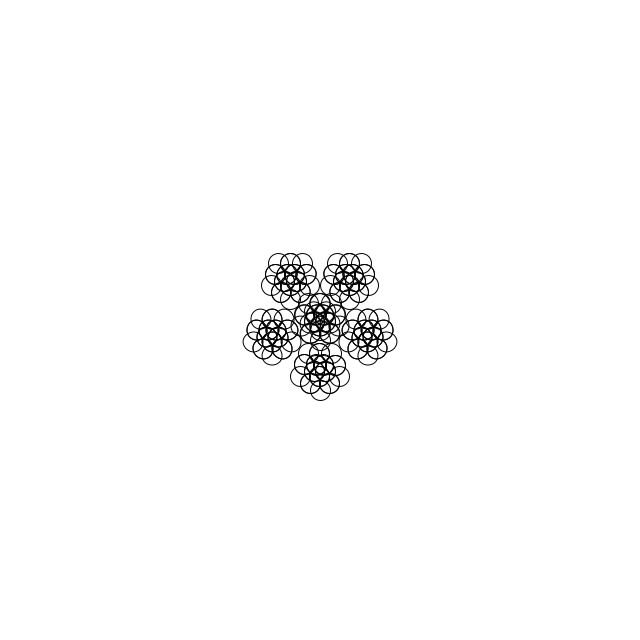
Frame 1 (no input)
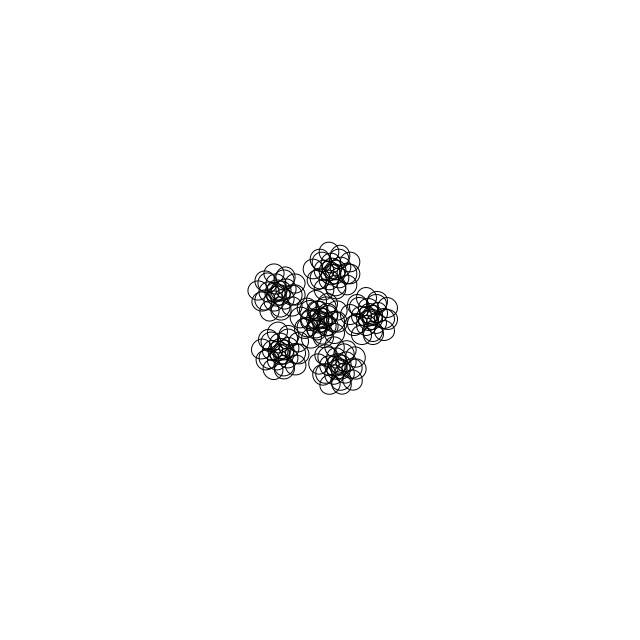
Frame 60 (the mouse pressed at the canvas centre just before this capture)
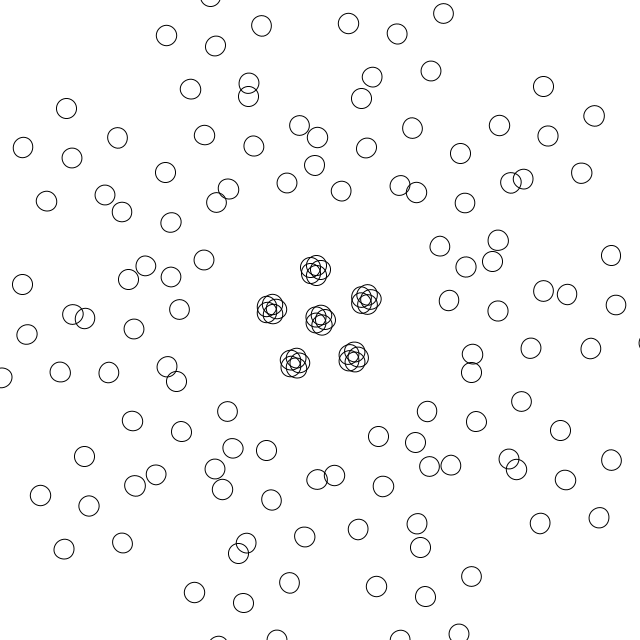
Frame 120 (the mouse held since frame 60 and released just before this capture)

The Processing sketch that drew these frames (run headless with seeded random() and noise(); from frame 60 on, the mouse is pressed at the canvas centre):

// Processing sketch: sketch_160305a
// ── sketch_160305a.pde

float angle = 0.0;
float speed = 0.005;

void setup() {
  size(640, 640);
  noFill();
}

void draw() {
  float l0 = map(mouseX, 0, width, 10, 300);
  float l1 = map(mouseY, 0, height, 10, 300);
  
  background(255);
  
  translate(width/2, height/2);
  rotate(angle);
  for (int i = 0; i<5; i++) {
    pushMatrix();
    
    rotate(i*TWO_PI/5);
    translate(0, l0);
    ellipse(0, 0, 20, 20);
    
    rotate(angle);
    for (int j = 0; j<5; j++) {
      pushMatrix();
      
      rotate(j*TWO_PI/5);
      translate(0, l1);
      ellipse(0, 0, 20, 20);
      
      rotate(angle);
      for (int k = 0; k < 5; k++) {
        pushMatrix();
        
        rotate(k*TWO_PI/5);
        translate(0, 50);
        ellipse(0, 0, 20, 20);
        
        popMatrix();
      }
      
      popMatrix();
    }
    
    popMatrix();
  }
  
  angle += speed;
}
